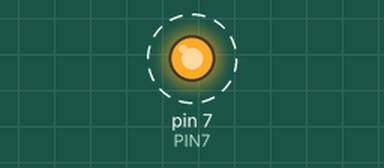
A sketch run on a simulated Arduino Uno, built with avr-gcc and run on an emulated ATmega328P. On the bench: output pins drawn as LEDs (lit = HIGH). Dashed ring = blinking. At 3.0 s the program stops and its outputs stay as they are.

Above: at 1.1 s.
Timing chart, 0 to 4.0 s (numbered marks = the images above):
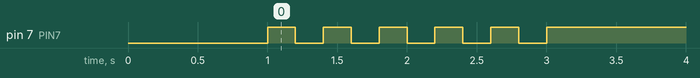

The sketch:

05_practice_2.ino
```cpp
#define PIN7 7
int i = 0;
void setup() {
  pinMode(PIN7, OUTPUT);

  digitalWrite(PIN7, LOW);
    delay(1000);

}

void loop() {
while(1) {
    digitalWrite(PIN7, HIGH);
    delay(200);
    digitalWrite(PIN7, LOW);
    delay(200);
    i += 1;
    if (i == 5)
      break;
  }
digitalWrite(PIN7, HIGH);
exit(0);


}
```

Measured:
- by itself, pin 7 (PIN7): alternates HIGH for 0.20 s and LOW for 0.20 s, 11 changes in all, then stays HIGH
